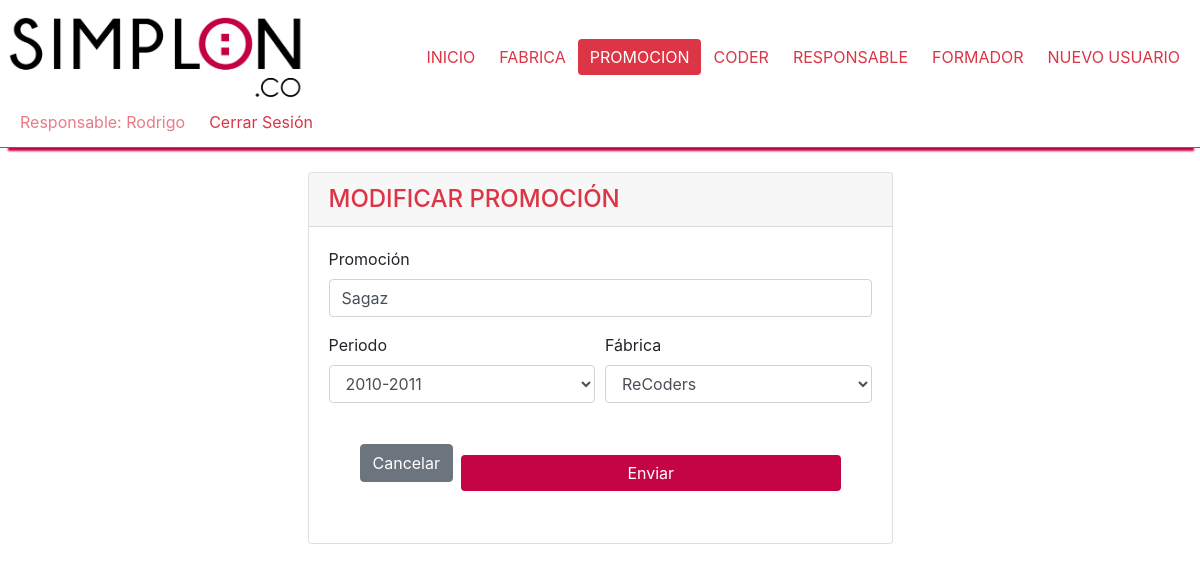
/modificarPromo.php?modPromo=1 (signed in), run on the app's committed database.
### tables this page shows
CREATE TABLE `promocion` (
  `id_promocion` int(11) NOT NULL,
  `promocion` varchar(32) DEFAULT NULL,
  `fk_fabrica` int(11) NOT NULL,
  `statusPromocion` tinyint(1) NOT NULL,
  `fk_promoyear` int(5) DEFAULT NULL
);

CREATE TABLE `promoyear` (
  `id_promoyear` int(11) NOT NULL,
  `promocion` varchar(10) DEFAULT NULL
);

CREATE TABLE `fabrica` (
  `id_fabrica` int(11) NOT NULL,
  `fabrica` varchar(32) DEFAULT NULL,
  `fk_ciudad` int(11) NOT NULL,
  `fabricaStatus` tinyint(1) DEFAULT NULL
);

### modificarPromo.php (the view, shortened to what this page needs)
<head>
    <link rel="stylesheet" href="https://stackpath.bootstrapcdn.com/bootstrap/4.3.1/css/bootstrap.min.css">
    <link rel="stylesheet" href="https://maxcdn.bootstrapcdn.com/font-awesome/4.4.0/css/font-awesome.min.css">
    <link href="css/style.css" rel="stylesheet" type="text/css">
    </head>
<body>
<?php
  if (isset($_SESSION['tipo'])) {
    if ($_SESSION['tipo'] == 'a') { ?>
      <header>
        <nav class="nav d-inline-flex p-2 d-flex justify-content-between nav-tabs border-bottom border-danger cabecera container-fluid">
          <a class="justify-content-start" href="index.php"><img src="img/logo3.png" class="logo3"></a>
          <ul class="nav justify-content-center align-self-center">
            <li class="nav-item">
              <a class="btn btn-outline-danger border-0" href="index.php">INICIO</a>
            </li>
            <li class="nav-item">
              <a class="btn btn-outline-danger border-0" href="fabrica.php">FABRICA</a>
            </li>
            <li class="nav-item">
              <a class="btn btn-outline-danger border-0 active" href="promocion.php">PROMOCION</a>
            </li>
            <li class="nav-item">
              <a class="btn btn-outline-danger border-0" href="coder.php">CODER</a>
            </li>
            <li class="nav-item">
              <a class="btn btn-outline-danger border-0" href="responsable.php">RESPONSABLE</a>
            </li>
            <li class="nav-item">
              <a class="btn btn-outline-danger border-0" href="formador.php">FORMADOR</a>
            </li>
            <li class="nav-item">
              <a class="btn btn-outline-danger border-0" href="nuevoUsuario.php">NUEVO USUARIO</a>
            </li>
          </ul>
          <ul class="nav justify-content-end align-self-center">
            <li class="nav-item">
              <a class="btn btn-outline-danger border-0 text-capitalize disabled" href="#"> Admin: <?php echo $_SESSION['name']; ?> </a>
            </li>
            <li class="nav-item">
              <a class="btn btn-outline-danger border-0" href="cerrar.php">Cerrar Sesión</a>
            </li>
          </ul>
        </nav>
      </header>
<br>
<section class="container-fluid">
    <div class="card card w-50 mod">
        <h4 class="card-header text-danger">
        MODIFICAR PROMOCIÓN
        </h4>
    <div class="card-body">
    <?php
        $mod2 = $_GET['modPromo'];
        $sqlcon2="select promocion, id_promocion, fk_fabrica, fk_promoyear from promocion where id_promocion = '$mod2' ";
        include 'conex.php';
        $r2= mysqli_query($link,$sqlcon2);
        $a2 = mysqli_fetch_array($r2);
    ?>
        <form method="post">
            <div class="form-group">
                <label for="formGroupExampleInput">Promoción</label>
                <input type="text" name="promo" class="form-control v24" id="nombrePromocion" value="<?php echo $a2[0];?>">
                <span id="mensajepromo"></span>
            </div>
            <div class="form-row">
                <div class="col">
                    <div class="form-group">
                        <label for="formGroupExampleInput">Periodo</label>
                        <select class="form-control" name="promoy" id="periodo" placeholder="Periodo">
                                <?php
                        include 'conex.php';
                        $consulta_p = "SELECT promoyear.id_promoyear, promoyear.promocion FROM promoyear";
                        $resultado_p = mysqli_query($link, $consulta_p);
                        while ($arr_p = mysqli_fetch_array($resultado_p)) { ?>
                            <option value="<?php echo $arr_p[0];?>"
                                <?php if ($a2[3]== $arr_p[0])
                                {echo 'selected="selected"';} ?> >
                                <?php echo $arr_p[1]; ?>
                            </option>
                        <?php      }  ?>
                        </select>
                    </div>
                </div>
                <div class="col">
                <label for="formGroupExampleInput2">Fábrica</label>
                <select name="fabpromo" id="fabpromo" class="form-control">
                <?php
                    $consulta2 = "select id_fabrica, fabrica from fabrica where fabricaStatus = 1";
                    $resultado2 = mysqli_query($link, $consulta2);
                    while ($arr2 = mysqli_fetch_array($resultado2)) { ?>
                        <option value="<?php echo $arr2[0];?>"
                        <?php if ($a2[2]== $arr2[0])
                                {echo 'selected="selected"';} ?> >
                            <?php echo $arr2[1];?>
                        </option>
                    <?php      }  ?>
                </select>
                </div>
            </div>
            <div class="col-xs-12 col-md-12 col-lg-12 ">
                        <div class="modal-footer border-0">
                            <a href="fabrica.php" class="btn btn-secondary">Cancelar</a>
                            <button class="btn btn-danger" id="enviarp" type="submit">Enviar</button>
                        </div>
                    </div>
        </form>
            <?php
            if(isset($_POST['promo'])){
            $promo  =$_POST['promo'];
            $per  =$_POST['promoy'];
            $fabpromo  =$_POST['fabpromo'];
            $update2 ="UPDATE promocion INNER JOIN promoyear
            ON promoyear.id_promoyear=promocion.fk_promoyear
            set promocion.promocion ='$promo', promocion.fk_promoyear='$per', promocion.fk_fabrica='$fabpromo'
            where id_promocion = '$mod2'";
            mysqli_query($link,$update2);
            if (mysqli_error($link)){ ?>
                <script>document.location.href="promocion.php";</script>
            <?php
            }
            else{?>
                <script>document.location.href="promocion.php";</script>
            <?php
            }
            }
            echo mysqli_error($link);
        ?>
</div>
    </div>
</section>
<?php
    }
    else if ($_SESSION['tipo'] == 'p') { ?>
      <header>
        <nav class="nav d-inline-flex p-2 d-flex justify-content-between nav-tabs border-bottom border-danger cabecera container-fluid">
          <a class="justify-content-start" href="index.php"><img src="img/logo3.png" class="logo3"></a>
          <ul class="nav justify-content-center align-self-center">
            <li class="nav-item">
              <a class="btn btn-outline-danger border-0" href="index.php">INICIO</a>
            </li>
            <li class="nav-item">
              <a class="btn btn-outline-danger border-0" href="fabrica.php">FABRICA</a>
            </li>
            <li class="nav-item">
              <a class="btn btn-outline-danger border-0 active" href="promocion.php">PROMOCION</a>
            </li>
            <li class="nav-item">
              <a class="btn btn-outline-danger border-0" href="coder.php">CODER</a>
            </li>
            <li class="nav-item">
              <a class="btn btn-outline-danger border-0" href="responsable.php">RESPONSABLE</a>
            </li>
            <li class="nav-item">
              <a class="btn btn-outline-danger border-0" href="formador.php">FORMADOR</a>
            </li>
            <li class="nav-item">
              <a class="btn btn-outline-danger border-0" href="nuevoUsuario.php">NUEVO USUARIO</a>
            </li>
          </ul>
          <ul class="nav justify-content-end align-self-center">
            <li class="nav-item">
              <a class="btn btn-outline-danger border-0 text-capitalize disabled" href="#"> Responsable: <?php echo $_SESSION['name']; ?> </a>
            </li>
            <li class="nav-item">
              <a class="btn btn-outline-danger border-0" href="cerrar.php">Cerrar Sesión</a>
            </li>
          </ul>
        </nav>
      </header>
<br>
<section class="container-fluid">
    <div class="card card w-50 mod">
        <h4 class="card-header text-danger">
        MODIFICAR PROMOCIÓN
        </h4>
    <div class="card-body">
    <?php
        $mod2 = $_GET['modPromo'];
        $sqlcon2="select promocion, id_promocion, fk_fabrica, fk_promoyear from promocion where id_promocion = '$mod2' ";
        include 'conex.php';
        $r2= mysqli_query($link,$sqlcon2);
        $a2 = mysqli_fetch_array($r2);
    ?>
        <form method="post">
            <div class="form-group">
                <label for="formGroupExampleInput">Promoción</label>
                <input type="text" name="promo" class="form-control v24" id="nombrePromocion" value="<?php echo $a2[0];?>">
            </div>
            <div class="form-row">
                <div class="col">
                    <div class="form-group">
                        <label for="formGroupExampleInput">Periodo</label>
                        <select class="form-control" name="periodo" id="periodo" placeholder="Periodo">
                                <?php
                        include 'conex.php';
                        $consulta_p = "SELECT promoyear.id_promoyear, promoyear.promocion FROM promoyear";
                        $resultado_p = mysqli_query($link, $consulta_p);
                        while ($arr_p = mysqli_fetch_array($resultado_p)) { ?>
                            <option value="<?php echo $arr_p[0];?>"
                                <?php if ($a2[3]== $arr_p[0])
                                {echo 'selected="selected"';} ?> >
                                <?php echo $arr_p[1]; ?>
                            </option>
                        <?php      }  ?>
                        </select>
                    </div>
                </div>
                <div class="col">
                <label for="formGroupExampleInput2">Fábrica</label>
                <select name="fabpromo" id="fabpromo" class="form-control">
                <?php
                     $consulta2 = "select id_fabrica, fabrica from fabrica where fabricaStatus = 1";
                     $resultado2 = mysqli_query($link, $consulta2);
                     while ($arr2 = mysqli_fetch_array($resultado2)) { ?>
                         <option value="<?php echo $arr2[0];?>"
                         <?php if ($a2[2]== $arr2[0])
                                 {echo 'selected="selected"';} ?> >
                             <?php echo $arr2[1];?>
                        </option>
                    <?php      }  ?>
                </select>
                </div>
            </div>
            <div class="col-xs-12 col-md-12 col-lg-12 ">
                        <div class="modal-footer border-0">
                            <a href="fabrica.php" class="btn btn-secondary">Cancelar</a>
                            <button class="btn btn-danger" id="enviarp" type="submit">Enviar</button>
                        </div>
                    </div>
        </form>
</div>
    </div>
</section>
<?php
      }
    }
  ?>
</body>

### css/style.css (style rules this page uses)
.cabecera { border-bottom: 2px solid #c40444; -webkit-box-shadow: 1px 10px 2px -7px rgba(196, 4, 68, 1); -moz-box-shadow: 1px 10px 2px -7px rgba(196, 4, 68, 1); box-shadow: 1px 10px 2px -7px rgba(196, 4, 68, 1); }
.logo3 { width: 20em; height: 6em; }
.btn-danger { background-color: #c40444; border: #c40444; }
#enviarp { margin-top: 20px; width: 100%; }
.mod { margin-left: auto; margin-right: auto; }

### data on the page
promocion: promo "Sagaz", periodo "2010-2011", fabpromo "ReCoders"

### other printed values
$_SESSION['name'] "Rodrigo"
